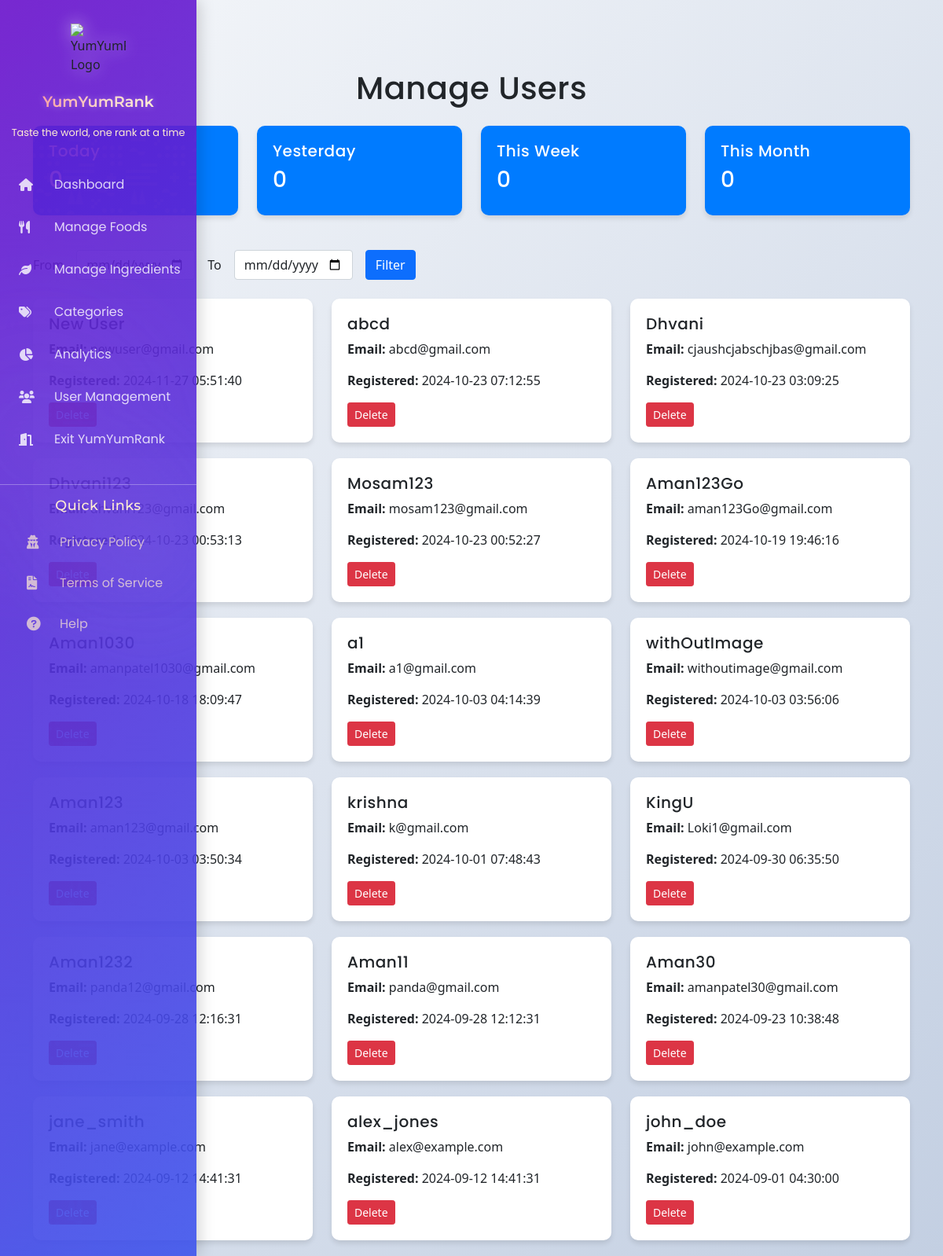
Page /admin/user_manage.php (signed in) on the committed database.
### tables this page shows
CREATE TABLE `users` (
  `UserID` int(11) NOT NULL,
  `Username` varchar(255) NOT NULL,
  `Email` varchar(255) NOT NULL,
  `Password` varchar(255) NOT NULL,
  `ProfilePicture` text NOT NULL,
  `RegistrationDate` timestamp NOT NULL DEFAULT current_timestamp()
);

### admin/user_manage.php (the view, shortened to what this page needs)
<?php
include "sider.php";
include "connection.php";
$today = date('Y-m-d');
$yesterday = date('Y-m-d', strtotime('-1 day'));
$week_start = date('Y-m-d', strtotime('last monday'));
$month_start = date('Y-m-01');
$stats = [
    'today' => 0,
    'yesterday' => 0,
    'this_week' => 0,
    'this_month' => 0
];
$sql = "SELECT
    SUM(CASE WHEN DATE(RegistrationDate) = '$today' THEN 1 ELSE 0 END) as today,
    SUM(CASE WHEN DATE(RegistrationDate) = '$yesterday' THEN 1 ELSE 0 END) as yesterday,
    SUM(CASE WHEN DATE(RegistrationDate) >= '$week_start' THEN 1 ELSE 0 END) as this_week,
    SUM(CASE WHEN DATE(RegistrationDate) >= '$month_start' THEN 1 ELSE 0 END) as this_month
FROM Users";
$result = mysqli_query($conn, $sql);
if ($result && mysqli_num_rows($result) > 0) {
    $stats = mysqli_fetch_assoc($result);
}
$start_date = isset($_GET['start_date']) ? $_GET['start_date'] : '';
$end_date = isset($_GET['end_date']) ? $_GET['end_date'] : '';
$today = date('Y-m-d');
$yesterday = date('Y-m-d', strtotime('-1 day'));
$where_clause = "";
$sql = "SELECT UserID, Username, Email, RegistrationDate FROM Users $where_clause ORDER BY RegistrationDate DESC";
$result = mysqli_query($conn, $sql);
?>
<!DOCTYPE html>
<html lang="en">
<head>
    <link href="https://cdn.jsdelivr.net/npm/bootstrap@5.1.3/dist/css/bootstrap.min.css" rel="stylesheet">
    <link rel="stylesheet" href="https://cdnjs.cloudflare.com/ajax/libs/font-awesome/6.0.0-beta3/css/all.min.css">
</head>
<body>
<div class="background bg-anim"></div>
<div class="container mt-5">
    <h1 class="mb-4 text-center">Manage Users</h1>
    <div class="row mb-4">
        <div class="col-md-3">
            <div class="stats-card">
                <h5>Today</h5>
                <h3><?php echo $stats['today']; ?></h3>
            </div>
        </div>
        <div class="col-md-3">
            <div class="stats-card">
                <h5>Yesterday</h5>
                <h3><?php echo $stats['yesterday']; ?></h3>
            </div>
        </div>
        <div class="col-md-3">
            <div class="stats-card">
                <h5>This Week</h5>
                <h3><?php echo $stats['this_week']; ?></h3>
            </div>
        </div>
        <div class="col-md-3">
            <div class="stats-card">
                <h5>This Month</h5>
                <h3><?php echo $stats['this_month']; ?></h3>
            </div>
        </div>
    </div>
    <form class="mb-4" method="GET">
        <div class="row g-3 align-items-center">
            <div class="col-auto">
                <label for="start_date" class="col-form-label">From</label>
            </div>
            <div class="col-auto">
                <input type="date" id="start_date" name="start_date" class="form-control" value="<?php echo $start_date; ?>" max="<?php echo $yesterday; ?>">
            </div>
            <div class="col-auto">
                <label for="end_date" class="col-form-label">To</label>
            </div>
            <div class="col-auto">
                <input type="date" id="end_date" name="end_date" class="form-control" value="<?php echo $end_date; ?>" max="<?php echo $today; ?>">
            </div>
            <div class="col-auto">
                <button type="submit" class="btn btn-primary">Filter</button>
            </div>
        </div>
    </form>
    <div class="row" id="userCards">
        <?php
        if ($result && mysqli_num_rows($result) > 0) {
            while ($row = mysqli_fetch_assoc($result)) {
                echo '<div class="col-md-4 user-card-container">';
                echo '<div class="user-card" data-user-id="' . $row["UserID"] . '">';
                echo '<div class="user-card-header">';
                echo '<h5>' . $row["Username"] . '</h5>';
                echo '</div>';
                echo '<div class="user-card-body">';
                echo '<p><strong>Email:</strong> ' . $row["Email"] . '</p>';
                echo '<p><strong>Registered:</strong> ' . $row["RegistrationDate"] . '</p>';
                echo '<button class="btn btn-danger btn-sm delete-btn" data-user-id="' . $row["UserID"] . '">Delete</button>';
                echo '</div>';
                echo '</div>';
                echo '</div>';
            }
        } else {
            echo '<div class="col-12 empty-state">';
            echo '<i class="fas fa-users"></i>';
            echo '<h2>No Users Found</h2>';
            echo '<p>There are currently no users in the system for the selected date range.</p>';
            echo '</div>';
        }
        ?>
    </div>
</div>
</body>
</html>

### admin/sider.php (style rules this page uses)
body { font-family: 'Montserrat', sans-serif; background-attachment: fixed; transition: background-color 0.5s ease; color: #333; line-height: 1.6; animation: bodyAurora 15s ease infinite; }
h1, h2, h3, h4, h5, h6 { font-family: 'Poppins', sans-serif; font-weight: 600; letter-spacing: 0.5px; }
h1 { font-size: 2.5rem; margin-bottom: 1rem; }
h3 { font-size: 1.75rem; margin-bottom: 0.6rem; }
h5 { font-size: 1.25rem; margin-bottom: 0.4rem; }

### admin/user_manage.php (style rules this page uses)
body { background-color: #f0f0f0; overflow-x: hidden; }
.user-card, .stats-card { background-color: white; border-radius: 10px; box-shadow: 0 4px 6px rgba(0, 0, 0, 0.1); margin-bottom: 20px; overflow: hidden; transition: all 0.3s ease; padding: 20px; }
.stats-card { padding: 20px; background-color: #007bff; color: white; }
.background { position: absolute; top: 0; left: 0; width: 100%; height: 100%; background-size: cover; background-position: center; z-index: -1; }

### rows in the picture
users: Username "New User", Email "newuser@gmail.com", RegistrationDate "2024-11-27 05:51:40"
users: Username "abcd", Email "abcd@gmail.com", RegistrationDate "2024-10-23 07:12:55"
users: Username "Dhvani", Email "cjaushcjabschjbas@gmail.com", RegistrationDate "2024-10-23 03:09:25"
users: Username "Dhvani123", Email "dhvani123@gmail.com", RegistrationDate "2024-10-23 00:53:13"
users: Username "Mosam123", Email "mosam123@gmail.com", RegistrationDate "2024-10-23 00:52:27"
users: Username "Aman123Go", Email "aman123Go@gmail.com", RegistrationDate "2024-10-19 19:46:16"
users: Username "Aman1030", Email "amanpatel1030@gmail.com", RegistrationDate "2024-10-18 18:09:47"
users: Username "a1", Email "a1@gmail.com", RegistrationDate "2024-10-03 04:14:39"
users: Username "withOutImage", Email "withoutimage@gmail.com", RegistrationDate "2024-10-03 03:56:06"
users: Username "Aman123", Email "aman123@gmail.com", RegistrationDate "2024-10-03 03:50:34"
users: Username "krishna", Email "k@gmail.com", RegistrationDate "2024-10-01 07:48:43"
users: Username "KingU", Email "Loki1@gmail.com", RegistrationDate "2024-09-30 06:35:50"
users: Username "Aman1232", Email "panda12@gmail.com", RegistrationDate "2024-09-28 12:16:31"
users: Username "Aman11", Email "panda@gmail.com", RegistrationDate "2024-09-28 12:12:31"
users: Username "Aman30", Email "amanpatel30@gmail.com", RegistrationDate "2024-09-23 10:38:48"
users: Username "jane_smith", Email "jane@example.com", RegistrationDate "2024-09-12 14:41:31"
users: Username "alex_jones", Email "alex@example.com", RegistrationDate "2024-09-12 14:41:31"
users: Username "john_doe", Email "john@example.com", RegistrationDate "2024-09-01 04:30:00"

### other values in the picture
$stats['today'] "0"
$stats['yesterday'] "0"
$stats['this_week'] "0"
$stats['this_month'] "0"
